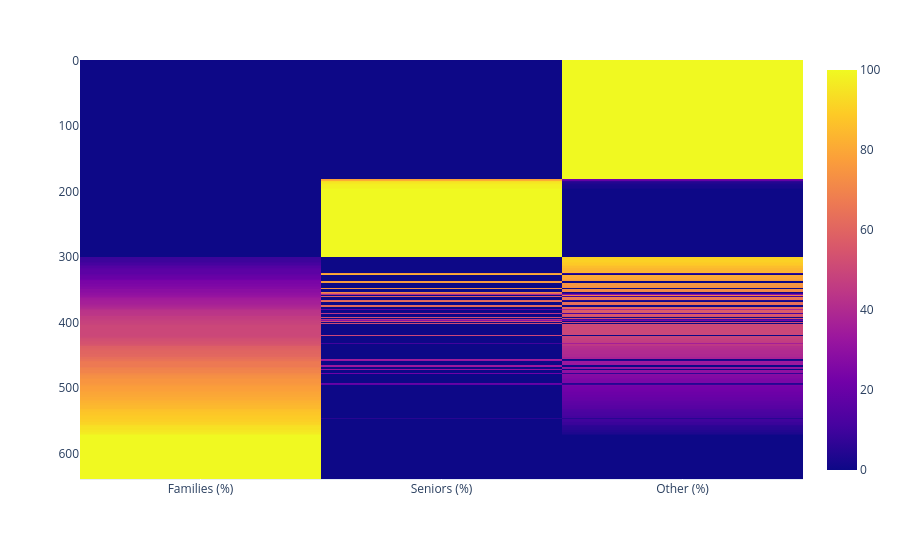

Notebook source saved alongside this figure:
### Code cell
clientele = [i + ' (%)' for i in clients]
px.imshow(data[clientele].sort_values(clientele).reset_index(drop=True))

### Figure 1 — Plotly figure (JSON) as saved in the notebook; plotly's stock layout.template omitted (floating-point values rounded to 4 significant figures; data arrays with more than 128 entries replaced by an {"elided": "..."} marker saying what was removed)
{"data": [{"coloraxis": "coloraxis", "hovertemplate": "x: %{x}<br>y: %{y}<br>color: %{z}<extra></extra>", "name": "0", "type": "heatmap", "x": ["Families (%)", "Seniors (%)", "Other (%)"], "xaxis": "x", "y": {"elided": "641 int values"}, "yaxis": "y", "z": {"elided": "641x3 float values"}}], "layout": {"coloraxis": {"colorscale": [[0, "#0d0887"], [0.1111, "#46039f"], [0.2222, "#7201a8"], [0.3333, "#9c179e"], [0.4444, "#bd3786"], [0.5556, "#d8576b"], [0.6667, "#ed7953"], [0.7778, "#fb9f3a"], [0.8889, "#fdca26"], [1, "#f0f921"]]}, "margin": {"t": 60}, "xaxis": {"anchor": "y", "constrain": "domain", "domain": [0, 1], "scaleanchor": "y"}, "yaxis": {"anchor": "x", "autorange": "reversed", "constrain": "domain", "domain": [0, 1]}}}
